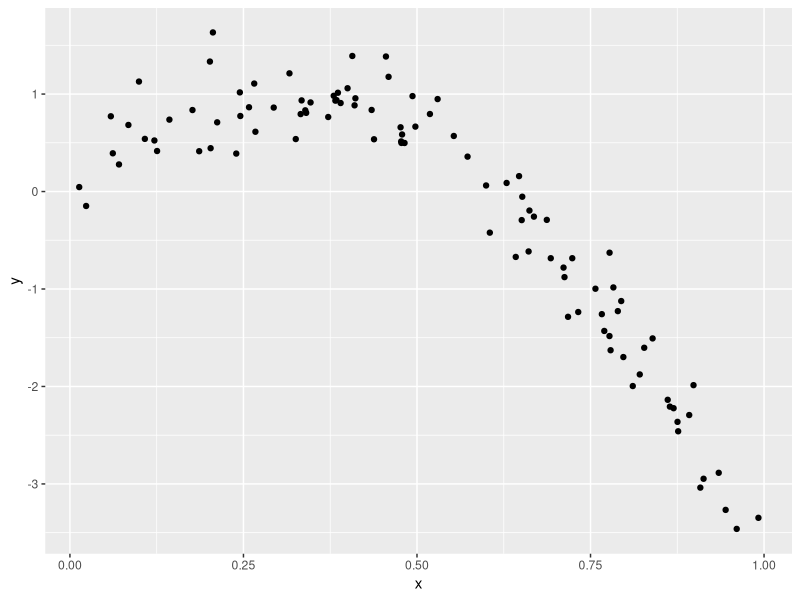
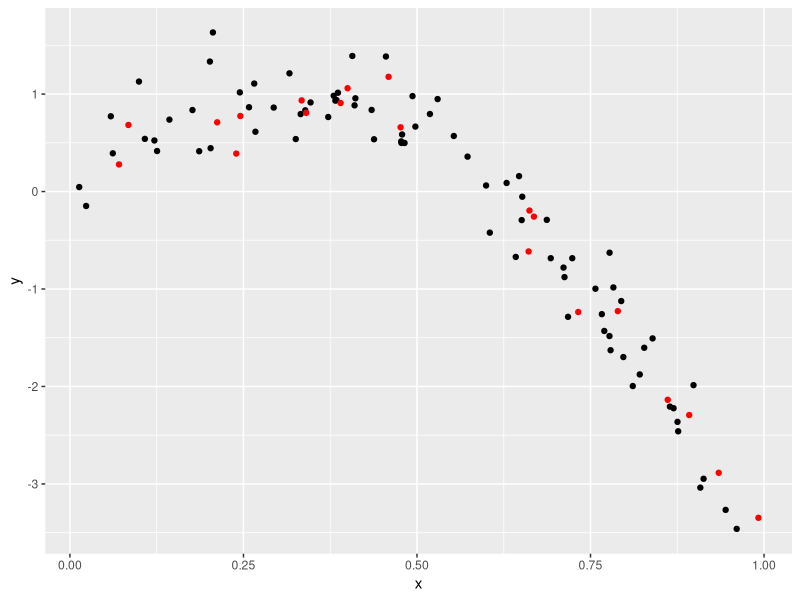
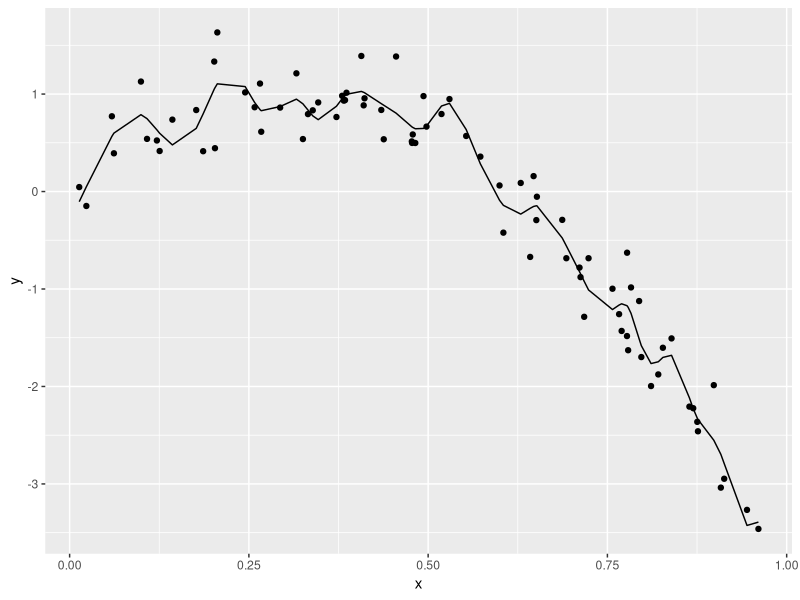
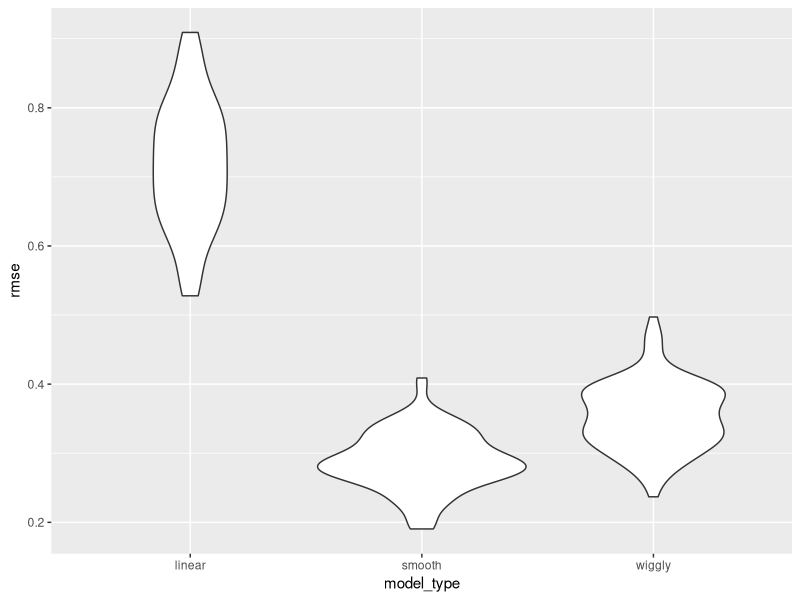

These figures' R source, in order:
## ---- chunk 1
library(tidyverse)
library(modelr)
library(mgcv)


set.seed(1)

## ---- chunk 2
nonlin_df = 
  tibble(
    id = 1:100,
    x = runif(100, 0, 1),
    y = 1 - 10 * (x - .3) ^ 2 + rnorm(100, 0, .3)
  )

nonlin_df |> 
  ggplot(aes(x = x, y = y)) + 
  geom_point()

## ---- chunk 3
train_df = sample_n(nonlin_df, 80)
test_df = anti_join(nonlin_df, train_df, by = "id")
## ---- chunk 4
train_df |>
  ggplot(aes(x = x, y = y)) +
  geom_point() +
  geom_point(data = test_df, color = "red")
## ---- chunk 5
linear_mod = lm(y ~ x, data = train_df)
smooth_mod = mgcv::gam(y ~ s(x), data = train_df)
wiggly_mod = mgcv::gam(y ~ s(x, k = 30), sp = 10e-6, data = train_df)


## ---- chunk 6
train_df |>
  modelr::add_predictions(wiggly_mod) |>
  ggplot(aes(x = x, y = y)) +
  geom_point() +
  geom_line(aes(y = pred))
## ---- chunk 7
rmse(linear_mod, train_df)
rmse(smooth_mod, train_df)
rmse(wiggly_mod, train_df)
## ---- chunk 8
rmse(linear_mod, test_df)
rmse(smooth_mod, test_df)
rmse(wiggly_mod, test_df)
## ---- chunk 9
cv_df =
  nonlin_df |>
  crossv_mc(n =100) |>
  mutate(
    train = map(train, as.tibble),
    test = map(test, as.tibble)
  )
## ---- chunk 10
cv_df |> pull(train) |> nth(3) |> as_tibble()
## ---- chunk 11
cv_results = 
  cv_df |> 
  mutate(
    linear_fit  = map(train, \(df) lm(y ~ x, data = df)),
    smooth_fit  = map(train, \(df) mgcv::gam(y ~ s(x), data = df)),
    wiggly_fit = map(train, \(df) mgcv::gam(y ~ s(x, k = 30), sp = 10e-6, data = df))
  ) |>
  mutate(
    rmse_linear = map2_dbl(linear_fit, test, \(mod, df) rmse(mod, df)),
    rmse_smooth = map2_dbl(smooth_fit, test, \(mod, df) rmse(mod, df)),
    rmse_wiggly = map2_dbl(wiggly_fit, test, \(mod, df) rmse(mod, df))
  )
## ---- chunk 12
cv_results |>
  select(starts_with("rmse")) |>
  pivot_longer(
    everything(),
    names_to = "model_type",
    values_to = "rmse",
    names_prefix = "rmse_"
  ) |>
  ggplot(aes(x = model_type, y = rmse)) + 
  geom_violin()
